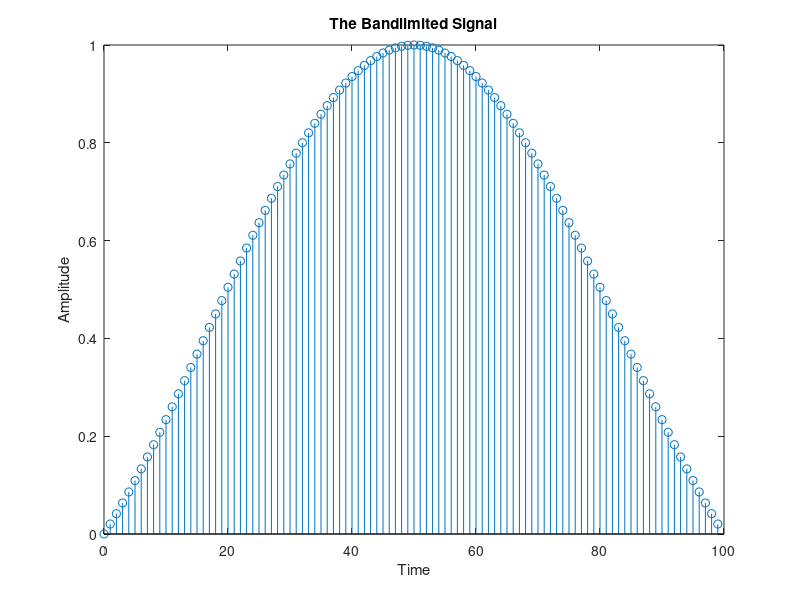

Here is the MATLAB script that generated this plot: (Note: this script raises an error after producing the figure.)
clear
cla

signal = sinc(-1:0.02:0.98);
ksignal = 0:99;

figure(1)
stem(ksignal, signal)
title("The Bandlimited Signal")
ylabel("Amplitude")
xlabel("Time")

komega = ((1:2000) - 1)*2*pi/2000-pi;
for ii=1:2000
    y(ii) = dtft(signal, ksignal, komega(ii));
end

figure(2)
plot(komega,abs(y))
xlabel('\omega')
ylabel('|F(rect)(\omega)|')
title('Magnitude of DTFT from -\pi to \pi of the Signal')
grid

% High Pass Filter Response
M = 50;
kfilt = 1:M;
wc = 1/5;
lp = wc*sinc(wc*(kfilt-M/2));
hp = sinc(kfilt-M/2) - lp;

% dtft of lp

komega = ((1:2000) - 1)*2*pi/2000-pi;
for ii=1:2000
    y(ii) = dtft(lp, kfilt, komega(ii));
end

figure(3)
subplot(2,1,1)
plot(komega,abs(y))
xlabel('\omega')
ylabel('|F(rect)(\omega)|')
title('lp DTFT from -\pi to \pi of the Signal')
grid
subplot(2,1,2)
plot(komega,angle(y));
xlabel('\omega');
ylabel('\angle F(rect)(\omega)')
grid

%dtft of hp

komega = ((1:2000) - 1)*2*pi/2000-pi;
for ii=1:2000
    y(ii) = dtft(hp, kfilt, komega(ii));
end

figure(4)
subplot(2,1,1)
plot(komega,abs(y))
xlabel('\omega')
ylabel('|F(rect)(\omega)|')
title('hp DTFT from -\pi to \pi of the Signal')
grid
subplot(2,1,2)
plot(komega,angle(y));
xlabel('\omega');
ylabel('\angle F(rect)(\omega)')
grid

% One can see that the signal can pass through lp and not hp.

% Computer and Plot the output of the hp

% Pass Signal through channel:

% Modulate Signal

omega0 = 3*pi/5; % middle of hp

msignal = cos(omega0*ksignal).*signal;


% DTFT of msignal

komega = ((1:2000) - 1)*2*pi/2000-pi;
for ii=1:2000
    y(ii) = dtft(signal, ksignal, komega(ii));
end

figure(5)
subplot(2,1,1)
plot(komega,abs(y))
xlabel('\omega')
ylabel('|F(rect)(\omega)|')
title('msignal DTFT from -\pi to \pi of the Signal')
grid
subplot(2,1,2)
plot(komega,angle(y));
xlabel('\omega');
ylabel('\angle F(rect)(\omega)')
grid

% Compute Channel Output
moutput = conv(msignal,hp);

figure(6)
x = 0:1:148;
stem(x, moutput)
ylabel("Amplitude")
xlabel("Time")
title("msignal passing through hp")

komega = ((1:2000) - 1)*2*pi/2000-pi;
for ii=1:2000
    y(ii) = dtft(moutput, x, komega(ii));
end

figure(7)
subplot(2,1,1)
plot(komega,abs(y))
xlabel('\omega')
ylabel('|F(rect)(\omega)|')
title('moutput*hp DTFT from -\pi to \pi of the Signal')
grid
subplot(2,1,2)
plot(komega,angle(y));
xlabel('\omega');
ylabel('\angle F(rect)(\omega)')
grid

% Implement Demodulator

dsignal_top = cos(omega0*x).*moutput;
lp_dsignal_top = conv(lp, dsignal_top);

dsignal_bot = sin(omega0*x).*moutput;
lp_dsignal_bot = conv(lp, dsignal_bot);

dsignal = lp_dsignal_top + lp_dsignal_bot;

figure(8)
z = 0:1:197;
stem(z, dsignal)
title("dsignal")
ylabel("Amplitude")
xlabel("Time")

komega = ((1:2000) - 1)*2*pi/2000-pi;
for ii=1:2000
    y(ii) = dtft(dsignal, z, komega(ii));
end

figure(9)
subplot(2,1,1)
plot(komega,abs(y))
xlabel('\omega')
ylabel('|F(rect)(\omega)|')
title('dsignal DTFT from -\pi to \pi of the Signal')
grid
subplot(2,1,2)
plot(komega,angle(y));
xlabel('\omega');
ylabel('\angle F(rect)(\omega)')
grid





